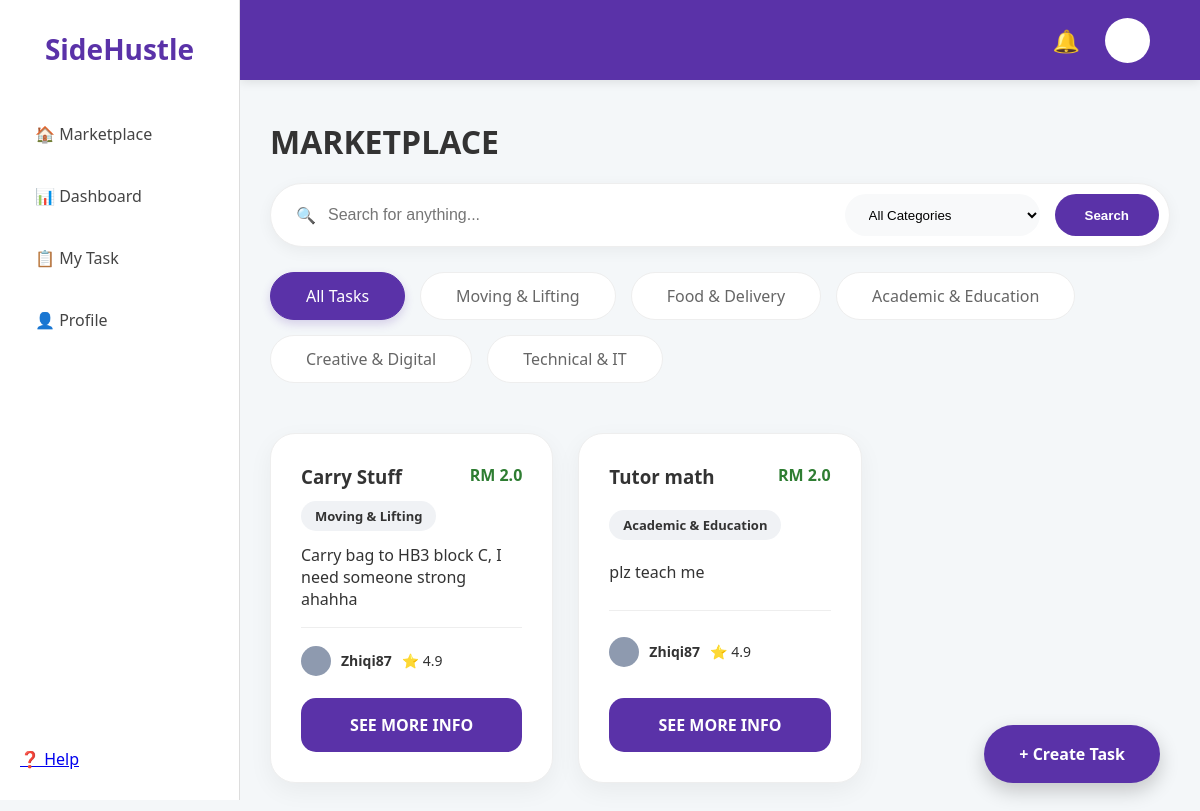
/marketplace, run on an earlier commit of the app's database.
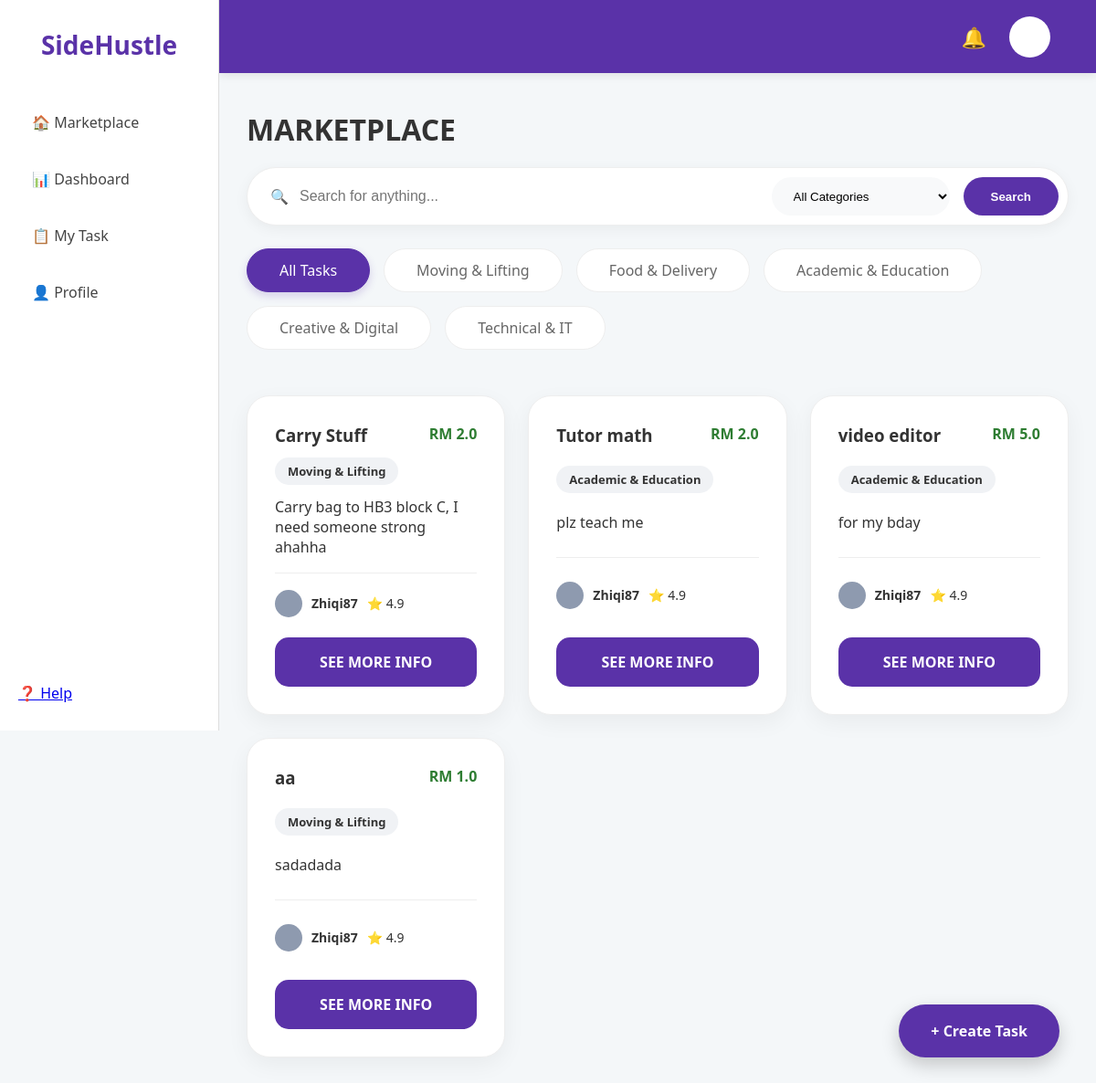
And on a later commit of the database.
### app.py (models this page shows, shortened)
class Task(db.Model):
    id = db.Column(db.Integer, primary_key=True)
    title = db.Column(db.String(100), nullable=False)
    price = db.Column(db.Float, nullable=False)
    description = db.Column(db.Text, nullable=False)
    category = db.Column(db.String(50), nullable=False)
    status = db.Column(db.String(20), default='Available')
    user = db.Column(db.String(50), default='Ali')
    rating = db.Column(db.Float, default=4.9)
    urgent = db.Column(db.Boolean, default=False)
    deadline = db.Column(db.String(50))
    capacity = db.Column(db.Integer, default=1)
    tasker = db.Column(db.String(50)) # Stores the username of the person hired
    progress = db.Column(db.Integer, default=0) # Stores 0, 25, 50, 75, or 100

### app.py (the view)
@app.route('/marketplace')
def marketplace():
    query = request.args.get('q')
    category = request.args.get('cat')
    tasks_filter = Task.query
    if query:
        tasks_filter = tasks_filter.filter((Task.title.contains(query)) | (Task.description.contains(query)))
    if category:
        tasks_filter = tasks_filter.filter(Task.category == category)
    all_tasks = tasks_filter.all()
    current_user = None
    if 'user_id' in session:
        current_user = User.query.get(session['user_id'])
    return render_template('marketplace.html', tasks=all_tasks, user=current_user)

### templates/marketplace.html (shortened to what the changed rows need)
<!DOCTYPE html>
<html>
<head>
    <link rel="stylesheet" href="{{ url_for('static', filename='style.css') }}">
</head>
<body>
    <div class="main-layout">
        <div class="sidebar">
            <div class="sidebar-top">
                <h2>SideHustle</h2>
            </div>
        </div>
        <div class="content">
            <h1 style="text-align: left; margin-bottom: 20px;">MARKETPLACE</h1>
                <div class="task-grid">
                    {% for task in tasks %}
                    <div class="card">
                        <div style="display: flex; justify-content: space-between;">
                            <h3>{{ task.title }}</h3>
                            <span style="color: #2e7d32; font-weight: bold;">RM {{ task.price }}</span>
                        </div>
                        <div style="margin: 10px 0;">
                            <span class="tag">{{ task.category }}</span>
                        </div>
                        <p>{{ task.description }}</p>
                        <hr style="border: 0; border-top: 1px solid #eee; margin: 15px 0;">
                        <div style="display: flex; align-items: center; gap: 10px; font-size: 14px;">
                            <div style="width: 30px; height: 30px; background: #8e9aaf; border-radius: 50%;"></div>
                            <span><strong>{{ task.user }}</strong></span> <span>⭐ {{ task.rating }}</span>
                        </div>
                        <a href="{{ url_for('task_detail', task_id=task.id) }}" class="btn-primary">SEE MORE INFO</a>
                    </div>
                    {% endfor %}
                </div>
            </div>
        </div>
</body>
</html>

What changed in the data, as far as the page shows it:
added Task: title "video editor", price "5.0", category "Academic & Education", description "for my bday", user "Zhiqi87", rating "4.9"
added Task: title "aa", price "1.0", category "Moving & Lifting", description "sadadada", user "Zhiqi87", rating "4.9"
